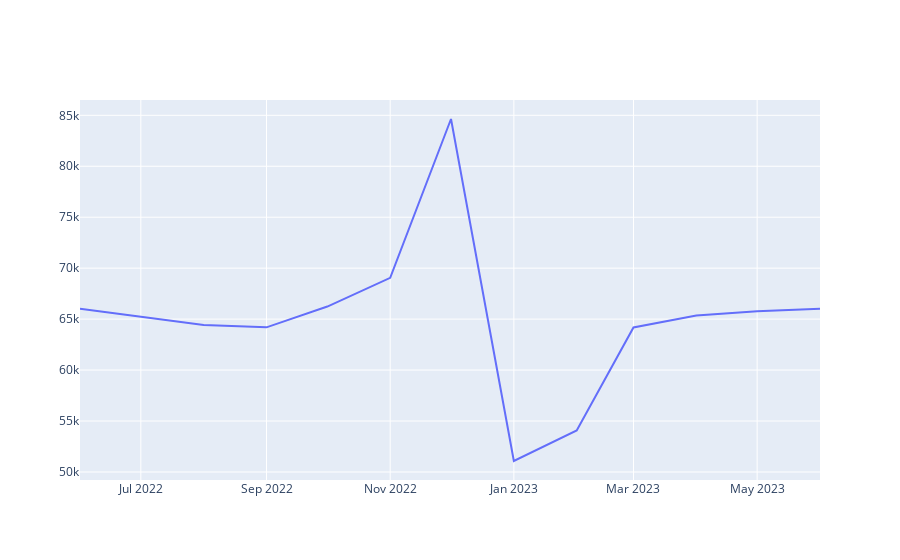

Notebook code cell kept with this figure:
### Code cell
fig1 = go.Figure()
fig1.add_trace(go.Scatter(x=submission_df['Date'],y=submission_df['Otomotiv Satis'],mode='lines'))

### Figure 1 — Plotly figure (JSON) as saved in the notebook; plotly's stock layout.template omitted (floating-point values rounded to 4 significant figures)
{"data": [{"mode": "lines", "type": "scatter", "x": ["2022-06-01T00:00:00", "2022-07-01T00:00:00", "2022-08-01T00:00:00", "2022-09-01T00:00:00", "2022-10-01T00:00:00", "2022-11-01T00:00:00", "2022-12-01T00:00:00", "2023-01-01T00:00:00", "2023-02-01T00:00:00", "2023-03-01T00:00:00", "2023-04-01T00:00:00", "2023-05-01T00:00:00", "2023-06-01T00:00:00"], "y": [66010.0, 65230.0, 64420.0, 64190.0, 66230.0, 69050.0, 84640.0, 51080.0, 54080.0, 64180.0, 65340.0, 65770.0, 66010.0]}], "layout": {}}
